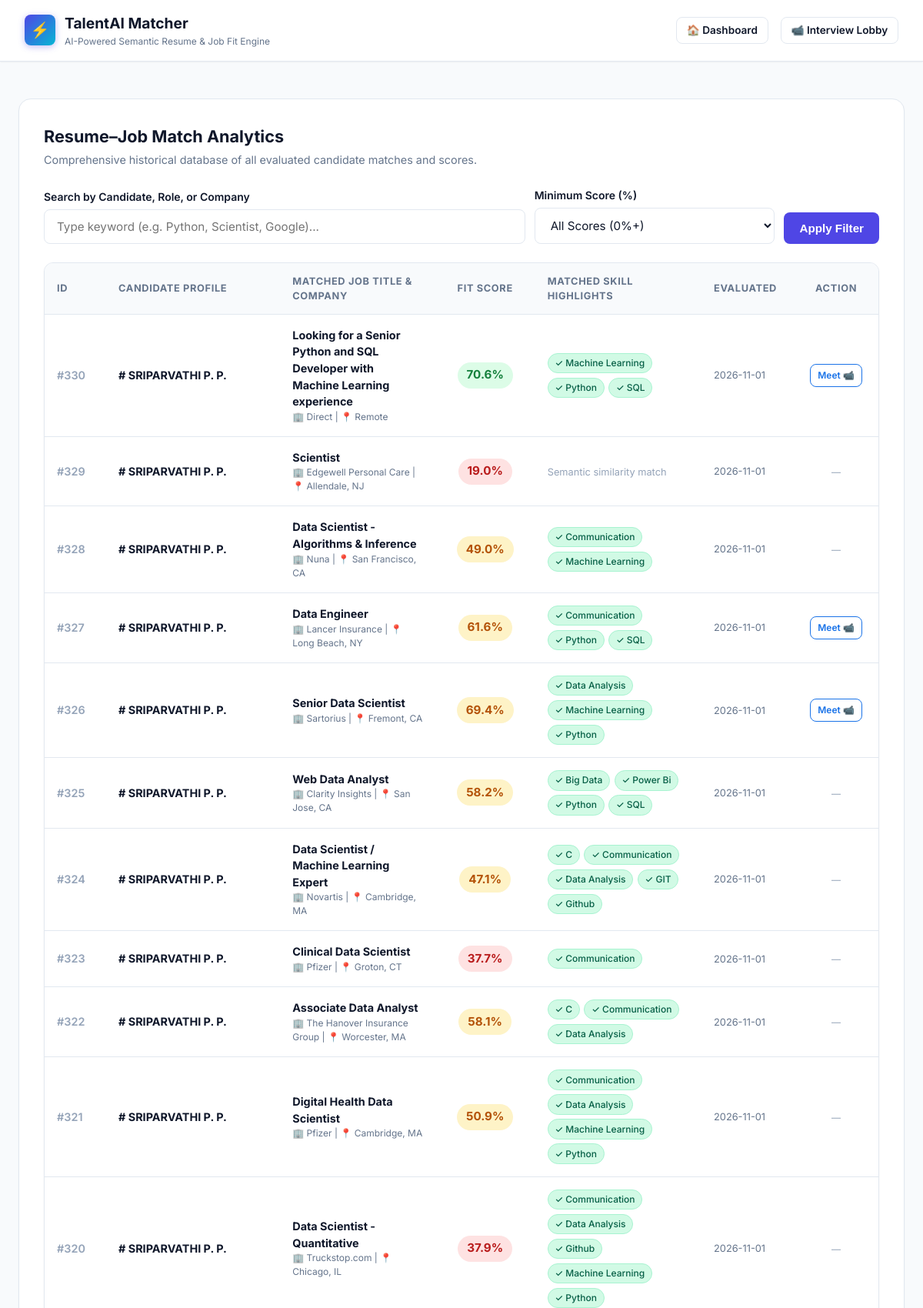
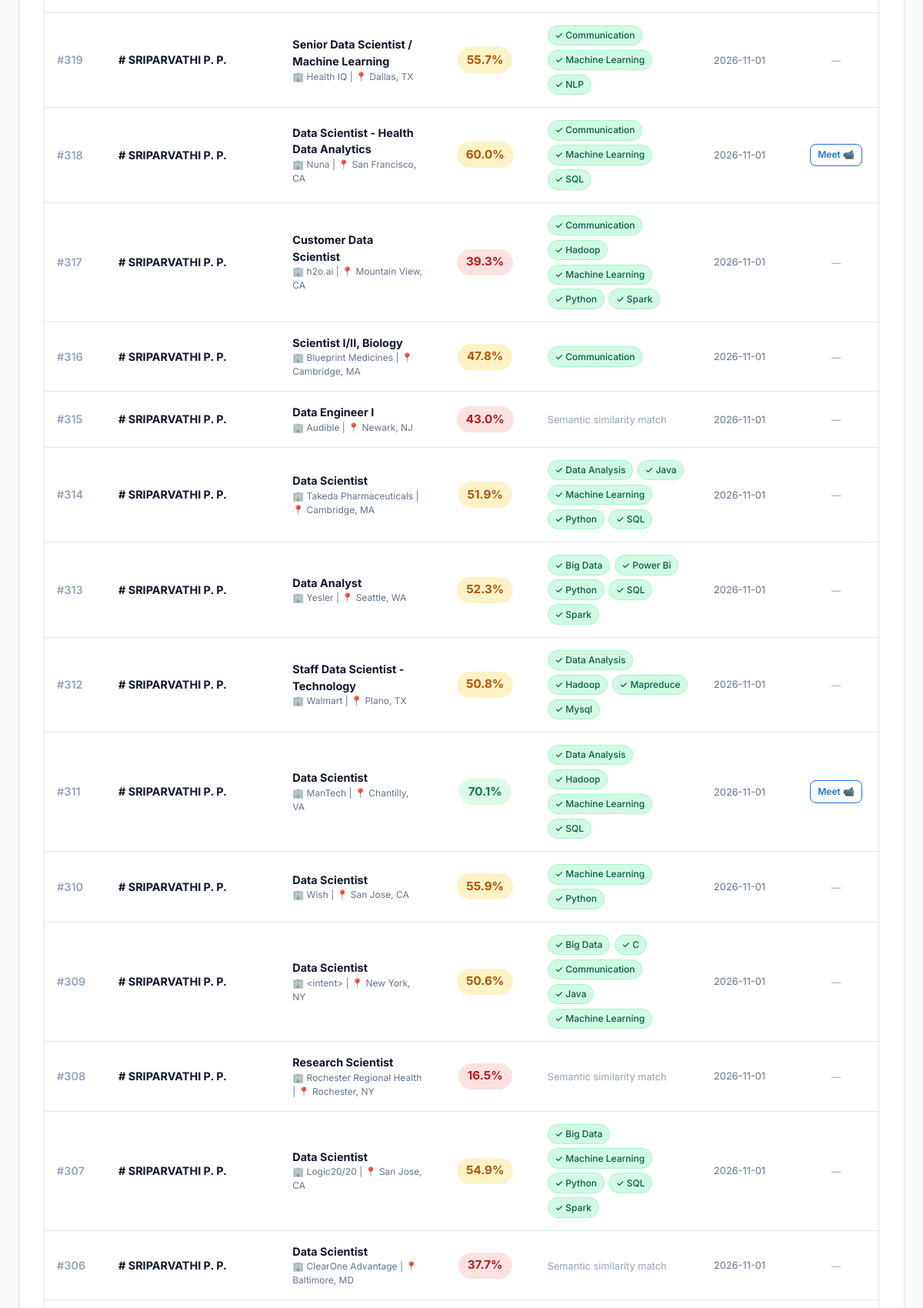
The app's page /view_matches (upper part) with its own data (2 pictures, top to bottom).
### tables this page shows
CREATE TABLE matches (
                    id INTEGER PRIMARY KEY AUTOINCREMENT,
                    job_id INTEGER,
                    resume_id INTEGER,
                    score REAL,
                    matched_skills TEXT,
                    missing_skills TEXT,
                    created_at DATETIME DEFAULT CURRENT_TIMESTAMP,
                    FOREIGN KEY (job_id) REFERENCES jobs(id) ON DELETE CASCADE,
                    FOREIGN KEY (resume_id) REFERENCES resumes(id) ON DELETE CASCADE
                );

CREATE TABLE resumes (
                    id INTEGER PRIMARY KEY AUTOINCREMENT,
                    candidate_name TEXT DEFAULT '',
                    email TEXT DEFAULT '',
                    phone TEXT DEFAULT '',
                    text TEXT,
                    clean_resume TEXT,
                    skills TEXT,
                    created_at DATETIME DEFAULT CURRENT_TIMESTAMP
                );

CREATE TABLE jobs (
                    id INTEGER PRIMARY KEY AUTOINCREMENT,
                    title TEXT NOT NULL,
                    company TEXT DEFAULT '',
                    location TEXT DEFAULT '',
                    description TEXT,
                    clean_desc TEXT,
                    created_at DATETIME DEFAULT CURRENT_TIMESTAMP
                );

### app.py (the view, shortened to what this page needs)
@app.route('/matches')
@app.route('/view_matches')
def view_matches():
    keyword = request.args.get("q", "").strip()
    min_score = request.args.get("min_score", "0").strip()
    try:
        min_score_val = float(min_score)
    except ValueError:
        min_score_val = 0.0
    conn = db_manager.get_connection()
    cursor = conn.cursor()
    if db_manager.db_type == "mysql":
        base_query = """
            SELECT m.id, m.score, m.matched_skills, m.missing_skills, m.created_at,
                   r.id AS resume_id, r.candidate_name, r.email, r.text AS resume_text,
                   j.id AS job_id, j.title AS job_title, j.company, j.location
            FROM matches m
            JOIN resumes r ON m.resume_id = r.id
            JOIN jobs j ON m.job_id = j.id
        """
        conditions = []
        params = []
        if keyword:
            conditions.append("(r.candidate_name LIKE %s OR r.text LIKE %s OR j.title LIKE %s OR j.company LIKE %s)")
            kw = f"%{keyword}%"
            params.extend([kw, kw, kw, kw])
        if min_score_val > 0:
            conditions.append("m.score >= %s")
            params.append(min_score_val)
        if conditions:
            base_query += " WHERE " + " AND ".join(conditions)
        base_query += " ORDER BY m.id DESC LIMIT 100"
        cursor.execute(base_query, params)
    else:
        base_query = """
            SELECT m.id, m.score, m.matched_skills, m.missing_skills, m.created_at,
                   r.id AS resume_id, r.candidate_name, r.email, r.text AS resume_text,
                   j.id AS job_id, j.title AS job_title, j.company, j.location
            FROM matches m
            JOIN resumes r ON m.resume_id = r.id
            JOIN jobs j ON m.job_id = j.id
        """
        conditions = []
        params = []
        if keyword:
            conditions.append("(r.candidate_name LIKE ? OR r.text LIKE ? OR j.title LIKE ? OR j.company LIKE ?)")
            kw = f"%{keyword}%"
            params.extend([kw, kw, kw, kw])
        if min_score_val > 0:
            conditions.append("m.score >= ?")
            params.append(min_score_val)
        if conditions:
            base_query += " WHERE " + " AND ".join(conditions)
        base_query += " ORDER BY m.id DESC LIMIT 100"
        cursor.execute(base_query, params)
    rows = cursor.fetchall()
    results = []
    for row in rows:
        if isinstance(row, dict) or hasattr(row, 'keys'):
            r = dict(row)
        results.append(r)
    cursor.close()
    conn.close()
    return render_template('matches.html', results=results, keyword=keyword, min_score=min_score)

### db_manager.py (called while the page is built)
    def get_connection(self):
        if self.db_type == "mysql":
            import mysql.connector
            return mysql.connector.connect(
                host=MYSQL_HOST,
                user=MYSQL_USER,
                password=MYSQL_PASSWORD,
                database=MYSQL_DB
            )
        else:
            conn = sqlite3.connect(DB_FILE)
            conn.row_factory = sqlite3.Row
            return conn

### templates/matches.html (shortened to what this page needs)
<!DOCTYPE html>
<html lang="en">
<head>
    <link rel="stylesheet" href="{{ url_for('static', filename='style.css') }}">
</head>
<body>
    <header class="navbar">
        <a href="/" class="nav-brand">
            <div class="brand-icon">⚡</div>
            <div class="brand-text">
                <h1>TalentAI Matcher</h1>
                <p>AI-Powered Semantic Resume & Job Fit Engine</p>
            </div>
        </a>
        <div class="nav-actions">
            <a href="/" class="btn btn-outline btn-sm">🏠 Dashboard</a>
            <a href="/interview" class="btn btn-outline btn-sm">📹 Interview Lobby</a>
        </div>
    </header>
    <div class="container">
        <div class="card" style="margin-top: 1rem;">
            <div class="card-header" style="display: flex; justify-content: space-between; align-items: center; flex-wrap: wrap; gap: 1rem;">
                <div>
                    <h2>Resume–Job Match Analytics</h2>
                    <p>Comprehensive historical database of all evaluated candidate matches and scores.</p>
                </div>
            </div>
            <form method="GET" action="/matches" style="display: flex; gap: 0.75rem; flex-wrap: wrap; margin-bottom: 1.5rem; align-items: flex-end;">
                <div style="flex: 2; min-width: 200px;">
                    <label for="q">Search by Candidate, Role, or Company</label>
                    <input type="text" id="q" name="q" placeholder="Type keyword (e.g. Python, Scientist, Google)..." value="{{ keyword }}">
                </div>
                <div style="flex: 1; min-width: 150px;">
                    <label for="min_score">Minimum Score (%)</label>
                    <select id="min_score" name="min_score">
                        <option value="0" {% if min_score == '0' %}selected{% endif %}>All Scores (0%+)</option>
                    </select>
                </div>
                <div>
                    <button type="submit" class="btn btn-primary" style="padding: 0.75rem 1.25rem;">Apply Filter</button>
                </div>
            </form>
            <div class="table-container">
                <table>
                    <thead>
                        <tr>
                            <th style="width: 80px;">ID</th>
                            <th>Candidate Profile</th>
                            <th>Matched Job Title & Company</th>
                            <th style="width: 130px; text-align: center;">Fit Score</th>
                            <th>Matched Skill Highlights</th>
                            <th style="width: 120px;">Evaluated</th>
                            <th style="width: 110px; text-align: center;">Action</th>
                        </tr>
                    </thead>
                    <tbody>
                        {% if results %}
                            {% for row in results %}
                            {% set score = row.score | float %}
                            {% set score_class = 'high' if score >= 70 else ('medium' if score >= 45 else 'low') %}
                            <tr>
                                <td><span style="color: #94a3b8; font-weight: 600;">#{{ row.id }}</span></td>
                                <td>
                                    <strong>{{ row.candidate_name or 'Candidate #' ~ row.resume_id }}</strong>
                                </td>
                                <td>
                                    <strong>{{ row.job_title }}</strong>
                                    <div style="font-size: 0.75rem; color: #64748b;">
                                        🏢 {{ row.company or 'Direct' }} | 📍 {{ row.location or 'Remote' }}
                                    </div>
                                </td>
                                <td style="text-align: center;">
                                    <span class="score-badge {{ score_class }}">{{ "%.1f"|format(score) }}%</span>
                                </td>
                                <td>
                                    {% if row.matched_skills %}
                                        <div class="skill-pills">
                                            {% for s in row.matched_skills.split(',')[:5] %}
                                                <span class="pill pill-matched">✓ {{ s.strip() }}</span>
                                            {% endfor %}
                                        </div>
                                    {% else %}
                                        <span style="font-size: 0.8rem; color: #94a3b8;">Semantic similarity match</span>
                                    {% endif %}
                                </td>
                                <td style="font-size: 0.8rem; color: #64748b;">
                                    {{ (row.created_at | string)[:10] if row.created_at else 'Recent' }}
                                </td>
                                <td style="text-align: center;">
                                    {% if score >= 60 %}
                                        <a href="/interview?candidate={{ row.candidate_name | urlencode }}&role={{ row.job_title | urlencode }}&company={{ row.company | urlencode }}&score={{ '%.1f'|format(score) }}"
                                           class="btn btn-outline btn-sm"
                                           style="padding: 0.3rem 0.6rem; font-size: 0.75rem; border-color: #1a73e8; color: #1a73e8; font-weight: 600;"
                                           title="Start Google Meet Interview (Qualified ≥60%)">
                                            Meet 📹
                                        </a>
                                    {% else %}
                                        <span style="font-size: 0.75rem; color: #94a3b8;" title="Match score below 60% threshold for interview">&mdash;</span>
                                    {% endif %}
                                </td>
                            </tr>
                            {% endfor %}
                        {% else %}
                            <tr>
                                <td colspan="7" style="text-align: center; padding: 3rem; color: #94a3b8;">
                                    No matches found matching your search criteria.
                                </td>
                            </tr>
                        {% endif %}
                    </tbody>
                </table>
            </div>
        </div>
    </div>
</body>
</html>

### static/style.css (style rules this page uses)
:root { --primary: #4f46e5; --primary-hover: #4338ca; --primary-light: #eef2ff; --primary-dark: #3730a3; --secondary: #06b6d4; --success: #10b981; --success-light: #d1fae5; --warning: #f59e0b; --warning-light: #fef3c7; --danger: #ef4444; --danger-light: #fee2e2; --bg-page: #f8fafc; --bg-card: #ffffff; --text-main: #0f172a; --text-muted: #64748b; --border-color: #e2e8f0; --shadow-sm: 0 1px 2px 0 rgba(0, 0, 0, 0.05); --shadow-md: 0 4px 6px -1px rgba(0, 0, 0, 0.1), 0 2px 4px -1px rgba(0, 0, 0, 0.06); --shadow-lg: 0 10px 15px -3px rgba(0, 0, 0, 0.1), 0 4px 6px -2px rgba(0, 0, 0, 0.05); --radius-sm: 8px; --radius-md: 12px; --radius-lg: 16px; --radius-full: 9999px; --font-family: 'Inter', system-ui, -apple-system, BlinkMacSystemFont, "Segoe UI", Roboto, sans-serif; }
* { margin: 0; padding: 0; box-sizing: border-box; }
body { font-family: var(--font-family); background-color: var(--bg-page); color: var(--text-main); line-height: 1.5; min-height: 100vh; display: flex; flex-direction: column; }
.navbar { background: #ffffff; border-bottom: 1px solid var(--border-color); padding: 1rem 2rem; display: flex; align-items: center; justify-content: space-between; position: sticky; top: 0; z-index: 50; box-shadow: var(--shadow-sm); }
.nav-brand { display: flex; align-items: center; gap: 0.75rem; text-decoration: none; color: var(--text-main); }
.brand-icon { background: linear-gradient(135deg, var(--primary), var(--secondary)); color: white; width: 40px; height: 40px; display: flex; align-items: center; justify-content: center; border-radius: var(--radius-sm); font-weight: 700; font-size: 1.25rem; box-shadow: 0 2px 8px rgba(79, 70, 229, 0.35); }
.brand-text h1 { font-size: 1.2rem; font-weight: 700; color: var(--text-main); }
.brand-text p { font-size: 0.75rem; color: var(--text-muted); }
.nav-actions { display: flex; align-items: center; gap: 1rem; }
.container { max-width: 1200px; margin: 2rem auto; padding: 0 1.5rem; width: 100%; flex: 1; }
.card { background: var(--bg-card); border-radius: var(--radius-lg); border: 1px solid var(--border-color); box-shadow: var(--shadow-sm); padding: 2rem; margin-bottom: 2rem; }
.card-header { margin-bottom: 1.5rem; }
.card-header h2 { font-size: 1.35rem; font-weight: 700; color: var(--text-main); margin-bottom: 0.25rem; }
.card-header p { color: var(--text-muted); font-size: 0.9rem; }
label { display: block; font-size: 0.875rem; font-weight: 600; color: var(--text-main); margin-bottom: 0.4rem; }
textarea, input[type="text"], input[type="number"], select { width: 100%; padding: 0.75rem 1rem; border: 1px solid var(--border-color); border-radius: var(--radius-sm); font-family: inherit; font-size: 0.95rem; color: var(--text-main); background: #ffffff; transition: border-color 0.2s, box-shadow 0.2s; }
.btn { display: inline-flex; align-items: center; justify-content: center; gap: 0.5rem; padding: 0.75rem 1.5rem; font-size: 0.95rem; font-weight: 600; border-radius: var(--radius-sm); border: none; cursor: pointer; transition: all 0.2s; text-decoration: none; }
.btn-primary { background: var(--primary); color: white; }
.btn-outline { background: transparent; color: var(--text-main); border: 1px solid var(--border-color); }
.btn-sm { padding: 0.4rem 0.8rem; font-size: 0.85rem; }
.score-badge { padding: 0.35rem 0.75rem; border-radius: var(--radius-full); font-size: 0.95rem; font-weight: 700; display: inline-flex; align-items: center; justify-content: center; white-space: nowrap; }
.score-badge.high { background: #dcfce7; color: #15803d; }
.score-badge.medium { background: #fef3c7; color: #b45309; }
.score-badge.low { background: #fee2e2; color: #b91c1c; }
.skill-pills { display: flex; flex-wrap: wrap; gap: 0.35rem; }
.pill { font-size: 0.75rem; padding: 0.2rem 0.55rem; border-radius: var(--radius-full); font-weight: 500; }
.pill-matched { background: #d1fae5; color: #065f46; border: 1px solid #a7f3d0; }
.table-container { background: #ffffff; border-radius: var(--radius-md); border: 1px solid var(--border-color); overflow-x: auto; box-shadow: var(--shadow-sm); }
table { width: 100%; border-collapse: collapse; text-align: left; }
th { background: #f8fafc; padding: 0.85rem 1rem; font-size: 0.8rem; font-weight: 700; color: var(--text-muted); text-transform: uppercase; letter-spacing: 0.05em; border-bottom: 1px solid var(--border-color); }
td { padding: 1rem; font-size: 0.9rem; border-bottom: 1px solid var(--border-color); vertical-align: middle; }

### records on screen
matches: id "330", candidate_name "# SRIPARVATHI P. P.", job_title "Looking for a Senior Python and SQL Developer with Machine Learning experience", company "Direct", location "Remote", score "70.6", strip "Machine Learning" "Python" "SQL", created_at "2026-11-01"
matches: id "329", candidate_name "# SRIPARVATHI P. P.", job_title "Scientist", company "Edgewell Personal Care", location "Allendale, NJ", score "19.0", matched_skills "Semantic similarity match", created_at "2026-11-01"
matches: id "328", candidate_name "# SRIPARVATHI P. P.", job_title "Data Scientist - Algorithms & Inference", company "Nuna", location "San Francisco, CA", score "49.0", strip "Communication" "Machine Learning", created_at "2026-11-01"
matches: id "327", candidate_name "# SRIPARVATHI P. P.", job_title "Data Engineer", company "Lancer Insurance", location "Long Beach, NY", score "61.6", strip "Communication" "Python" "SQL", created_at "2026-11-01"
matches: id "326", candidate_name "# SRIPARVATHI P. P.", job_title "Senior Data Scientist", company "Sartorius", location "Fremont, CA", score "69.4", strip "Data Analysis" "Machine Learning" "Python", created_at "2026-11-01"
matches: id "325", candidate_name "# SRIPARVATHI P. P.", job_title "Web Data Analyst", company "Clarity Insights", location "San Jose, CA", score "58.2", strip "Big Data" "Power Bi" "Python" "SQL", created_at "2026-11-01"
matches: id "324", candidate_name "# SRIPARVATHI P. P.", job_title "Data Scientist / Machine Learning Expert", company "Novartis", location "Cambridge, MA", score "47.1", strip "C" "Communication" "Data Analysis" "GIT" "Github", created_at "2026-11-01"
matches: id "323", candidate_name "# SRIPARVATHI P. P.", job_title "Clinical Data Scientist", company "Pfizer", location "Groton, CT", score "37.7", strip "Communication", created_at "2026-11-01"
matches: id "322", candidate_name "# SRIPARVATHI P. P.", job_title "Associate Data Analyst", company "The Hanover Insurance Group", location "Worcester, MA", score "58.1", strip "C" "Communication" "Data Analysis", created_at "2026-11-01"
matches: id "321", candidate_name "# SRIPARVATHI P. P.", job_title "Digital Health Data Scientist", company "Pfizer", location "Cambridge, MA", score "50.9", strip "Communication" "Data Analysis" "Machine Learning" "Python", created_at "2026-11-01"
matches: id "320", candidate_name "# SRIPARVATHI P. P.", job_title "Data Scientist - Quantitative", company "Truckstop.com", location "Chicago, IL", score "37.9", strip "Communication" "Data Analysis" "Github" "Machine Learning" "Python", created_at "2026-11-01"
matches: id "319", candidate_name "# SRIPARVATHI P. P.", job_title "Senior Data Scientist / Machine Learning", company "Health IQ", location "Dallas, TX", score "55.7", strip "Communication" "Machine Learning" "NLP", created_at "2026-11-01"
matches: id "318", candidate_name "# SRIPARVATHI P. P.", job_title "Data Scientist - Health Data Analytics", company "Nuna", location "San Francisco, CA", score "60.0", strip "Communication" "Machine Learning" "SQL", created_at "2026-11-01"
matches: id "317", candidate_name "# SRIPARVATHI P. P.", job_title "Customer Data Scientist", company "h2o.ai", location "Mountain View, CA", score "39.3", strip "Communication" "Hadoop" "Machine Learning" "Python" "Spark", created_at "2026-11-01"
matches: id "316", candidate_name "# SRIPARVATHI P. P.", job_title "Scientist I/II, Biology", company "Blueprint Medicines", location "Cambridge, MA", score "47.8", strip "Communication", created_at "2026-11-01"
matches: id "315", candidate_name "# SRIPARVATHI P. P.", job_title "Data Engineer I", company "Audible", location "Newark, NJ", score "43.0", matched_skills "Semantic similarity match", created_at "2026-11-01"
matches: id "314", candidate_name "# SRIPARVATHI P. P.", job_title "Data Scientist", company "Takeda Pharmaceuticals", location "Cambridge, MA", score "51.9", strip "Data Analysis" "Java" "Machine Learning" "Python" "SQL", created_at "2026-11-01"
matches: id "313", candidate_name "# SRIPARVATHI P. P.", job_title "Data Analyst", company "Yesler", location "Seattle, WA", score "52.3", strip "Big Data" "Power Bi" "Python" "SQL" "Spark", created_at "2026-11-01"
matches: id "312", candidate_name "# SRIPARVATHI P. P.", job_title "Staff Data Scientist - Technology", company "Walmart", location "Plano, TX", score "50.8", strip "Data Analysis" "Hadoop" "Mapreduce" "Mysql", created_at "2026-11-01"
matches: id "311", candidate_name "# SRIPARVATHI P. P.", job_title "Data Scientist", company "ManTech", location "Chantilly, VA", score "70.1", strip "Data Analysis" "Hadoop" "Machine Learning" "SQL", created_at "2026-11-01"
matches: id "310", candidate_name "# SRIPARVATHI P. P.", job_title "Data Scientist", company "Wish", location "San Jose, CA", score "55.9", strip "Machine Learning" "Python", created_at "2026-11-01"
matches: id "309", candidate_name "# SRIPARVATHI P. P.", job_title "Data Scientist", company "<intent>", location "New York, NY", score "50.6", strip "Big Data" "C" "Communication" "Java" "Machine Learning", created_at "2026-11-01"
matches: id "308", candidate_name "# SRIPARVATHI P. P.", job_title "Research Scientist", company "Rochester Regional Health", location "Rochester, NY", score "16.5", matched_skills "Semantic similarity match", created_at "2026-11-01"
matches: id "307", candidate_name "# SRIPARVATHI P. P.", job_title "Data Scientist", company "Logic20/20", location "San Jose, CA", score "54.9", strip "Big Data" "Machine Learning" "Python" "SQL" "Spark", created_at "2026-11-01"
matches: id "306", candidate_name "# SRIPARVATHI P. P.", job_title "Data Scientist", company "ClearOne Advantage", location "Baltimore, MD", score "37.7", matched_skills "Semantic similarity match", created_at "2026-11-01"
